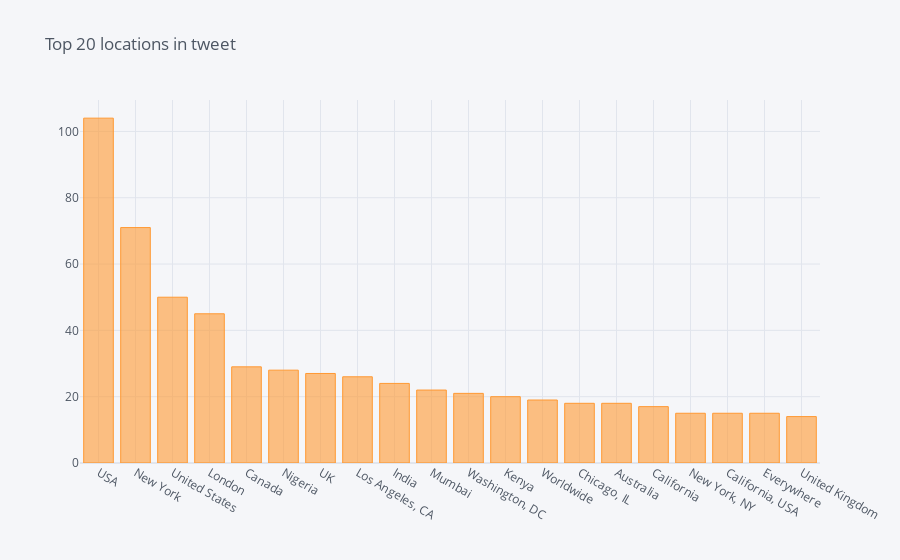

The cell this chart's notebook holds for it:
### Code cell
train_df.location.value_counts()[:20].iplot(kind='bar', title='Top 20 locations in tweet')

### Figure 1 — Plotly figure (JSON) as saved in the notebook; plotly's stock layout.template omitted (floating-point values rounded to 4 significant figures)
{"data": [{"marker": {"color": "rgba(255, 153, 51, 0.6)", "line": {"color": "rgba(255, 153, 51, 1.0)", "width": 1}}, "name": "location", "orientation": "v", "text": "", "type": "bar", "x": ["USA", "New York", "United States", "London", "Canada", "Nigeria", "UK", "Los Angeles, CA", "India", "Mumbai", "Washington, DC", "Kenya", "Worldwide", "Chicago, IL", "Australia", "California", "New York, NY", "California, USA", "Everywhere", "United Kingdom"], "y": [104, 71, 50, 45, 29, 28, 27, 26, 24, 22, 21, 20, 19, 18, 18, 17, 15, 15, 15, 14]}], "layout": {"legend": {"bgcolor": "#F5F6F9", "font": {"color": "#4D5663"}}, "paper_bgcolor": "#F5F6F9", "plot_bgcolor": "#F5F6F9", "title": {"font": {"color": "#4D5663"}, "text": "Top 20 locations in tweet"}, "xaxis": {"gridcolor": "#E1E5ED", "showgrid": true, "tickfont": {"color": "#4D5663"}, "title": {"font": {"color": "#4D5663"}, "text": ""}, "zerolinecolor": "#E1E5ED"}, "yaxis": {"gridcolor": "#E1E5ED", "showgrid": true, "tickfont": {"color": "#4D5663"}, "title": {"font": {"color": "#4D5663"}, "text": ""}, "zerolinecolor": "#E1E5ED"}}}
